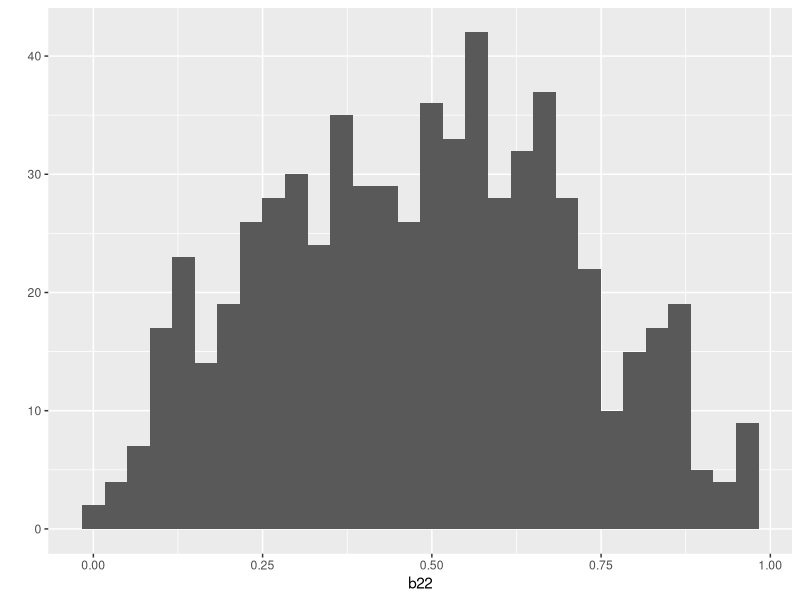
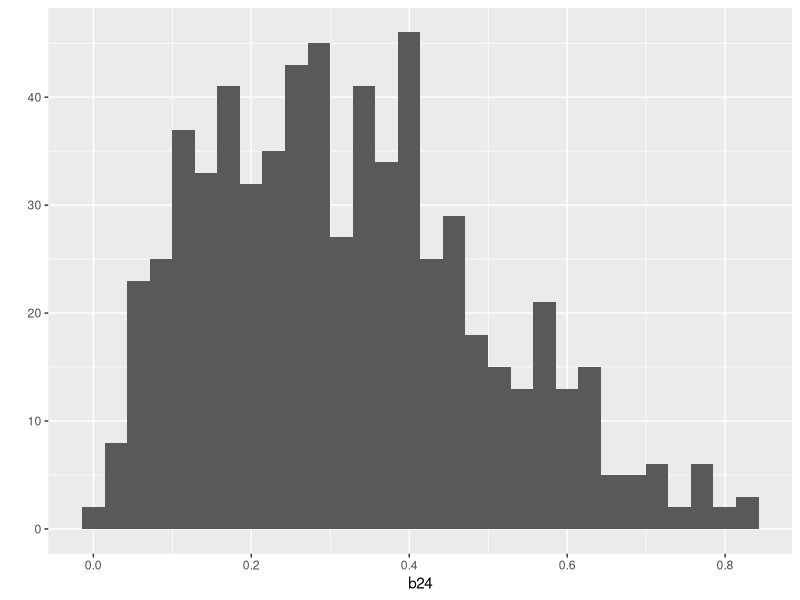
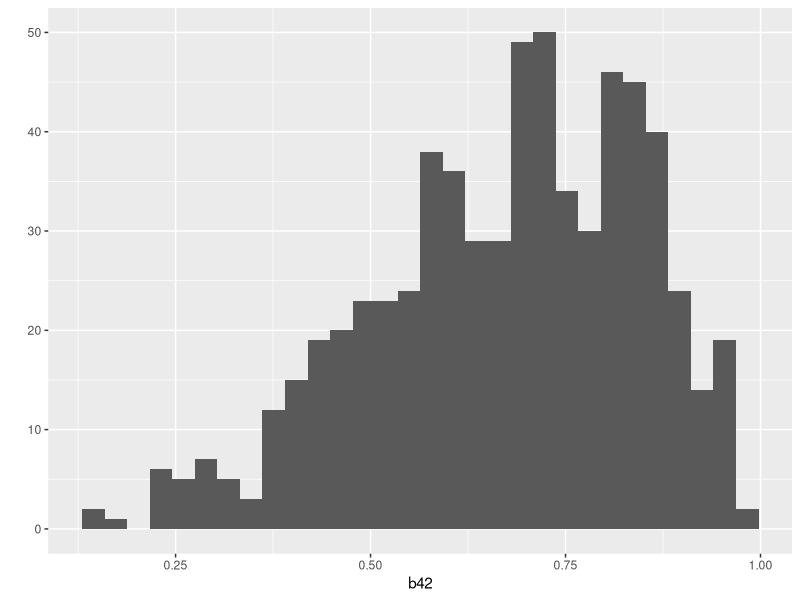

The R source for these figures, in order:
library(ggplot2)
samp_size = 650
unit_interval = c(0,1,2,3,4,5,6,7,8,9,10) / 10

b22 = rbeta(samp_size, 2, 2)
qplot(b22)

b24 = rbeta(samp_size, 2, 4)
qplot(b24)

b42 = rbeta(samp_size, 4, 2)
qplot(b42)
